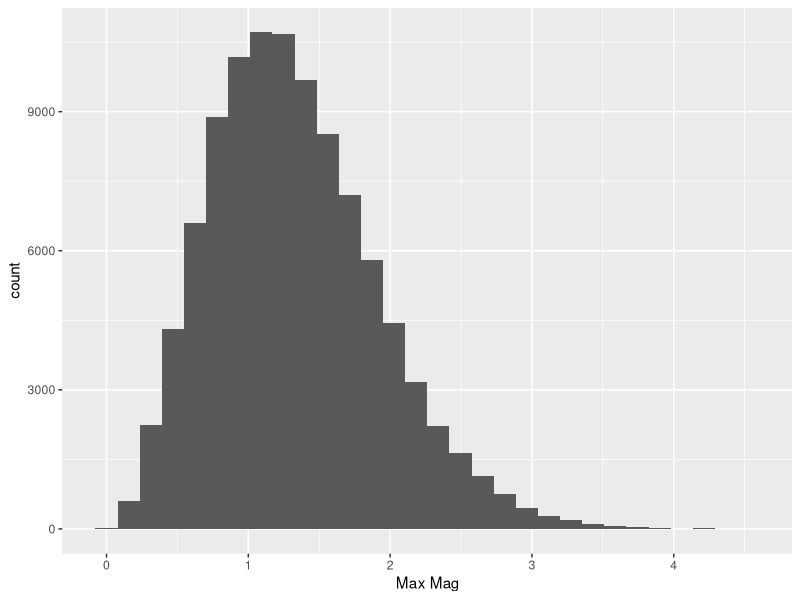
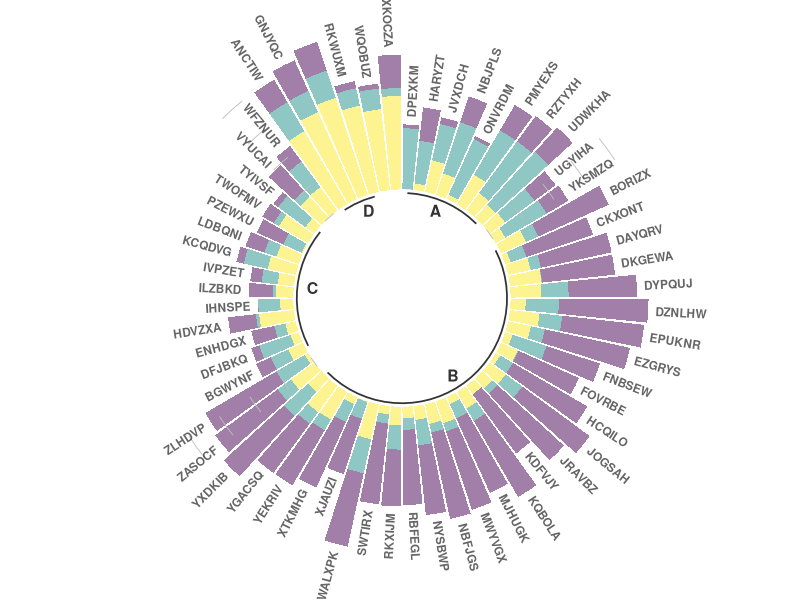

The R script that drew these images, in order:
### R code from vignette source '/home/mark/Documents/Teaching/sjtu/stats406-summer2021/lectures/week01/introduction_to_stats_406/lecture-core.Rnw'

###################################################
### code chunk number 1: lecture-core.Rnw:52-56
###################################################
options(width = 60, digits = 4)
set.seed(49482)
library(tidyverse)
library(ggplot2)


###################################################
### code chunk number 2: lecture-core.Rnw:121-126
###################################################
sample_max_mag <- function(n) {
    x <- rnorm(n)
    max(abs(x))
}
empirical_distrib <- replicate(100000, sample_max_mag(3))


###################################################
### code chunk number 3: lecture-core.Rnw:132-134
###################################################
# par(mar = c(4,4,2,2))
ggplot(data = data.frame(x = empirical_distrib), aes(x = x)) + geom_histogram() + labs(x = "Max Mag")# (empirical_distrib, breaks = 100, main = NA, xlab = "Harmonic Mean")


###################################################
### code chunk number 4: lecture-core.Rnw:141-142
###################################################
mean(empirical_distrib); var(empirical_distrib)


###################################################
### code chunk number 5: lecture-core.Rnw:146-147
###################################################
quantile(empirical_distrib, c(0.25, 0.5, 0.75))


###################################################
### code chunk number 6: lecture-core.Rnw:354-363
###################################################
# Create dataset
maxes <- c(rep(0.5, 10), rep(0.6, 30), rep(0.75, 14), rep(1, 6))
data=data.frame(
  individual= replicate(60, paste(sample(LETTERS, 6), collapse = "")),
  group=c( rep('A', 10), rep('B', 30), rep('C', 14), rep('D', 6)) ,
  value1 = 50 * c(runif(10, 0, 1), runif(30, 1.5, 2.5), runif(14, 0, 1), runif(6, 0, 1)),
  value2 = 50 * c(runif(10, 1, 2), runif(30, 0, 1), runif(14, 0, 1), runif(6, 0, 1)),
  value3 = 50 * c(runif(10, 0, 1), runif(30, 0, 1), runif(14, 0, 1), runif(6, 2, 3)))
data[c(1:2, 11:12, 55:56),]


###################################################
### code chunk number 7: lecture-core.Rnw:369-440
###################################################
# library
library(tidyverse)
library(viridis)
 
 
# Transform data in a tidy format (long format)
data = data %>% gather(key = "observation", value="value", -c(1,2)) 
 
# Set a number of 'empty bar' to add at the end of each group
empty_bar=2
nObsType=nlevels(as.factor(data$observation))
to_add = data.frame( matrix(NA, empty_bar*nlevels(data$group)*nObsType, ncol(data)) )
colnames(to_add) = colnames(data)
to_add$group=rep(levels(data$group), each=empty_bar*nObsType )
data=rbind(data, to_add)
data=data %>% arrange(group, individual)
data$id=rep( seq(1, nrow(data)/nObsType) , each=nObsType)
 
# Get the name and the y position of each label
label_data= data %>% group_by(id, individual) %>% summarize(tot=sum(value))
number_of_bar=nrow(label_data)
angle= 90 - 360 * (label_data$id-0.5) /number_of_bar     # I substract 0.5 because the letter must have the angle of the center of the bars. Not extreme right(1) or extreme left (0)
label_data$hjust<-ifelse( angle < -90, 1, 0)
label_data$angle<-ifelse(angle < -90, angle+180, angle)
 
# prepare a data frame for base lines
base_data=data %>% 
  group_by(group) %>% 
  summarize(start=min(id), end=max(id) - empty_bar) %>% 
  rowwise() %>% 
  mutate(title=mean(c(start, end)))
 
# prepare a data frame for grid (scales)
grid_data = base_data
grid_data$end = grid_data$end[ c( nrow(grid_data), 1:nrow(grid_data)-1)] + 1
grid_data$start = grid_data$start - 1
grid_data=grid_data[-1,]
 
# Make the plot
p = ggplot(data) +      
  
  # Add the stacked bar
  geom_bar(aes(x=as.factor(id), y=value, fill=observation), stat="identity", alpha=0.5) +
  scale_fill_viridis(discrete=TRUE) +
  
  # Add a val=100/75/50/25 lines. I do it at the beginning to make sur barplots are OVER it.
  geom_segment(data=grid_data, aes(x = end, y = 0, xend = start, yend = 0), colour = "grey", alpha=1, size=0.3 , inherit.aes = FALSE ) +
  geom_segment(data=grid_data, aes(x = end, y = 50, xend = start, yend = 50), colour = "grey", alpha=1, size=0.3 , inherit.aes = FALSE ) +
  geom_segment(data=grid_data, aes(x = end, y = 100, xend = start, yend = 100), colour = "grey", alpha=1, size=0.3 , inherit.aes = FALSE ) +
  geom_segment(data=grid_data, aes(x = end, y = 150, xend = start, yend = 150), colour = "grey", alpha=1, size=0.3 , inherit.aes = FALSE ) +
  geom_segment(data=grid_data, aes(x = end, y = 200, xend = start, yend = 200), colour = "grey", alpha=1, size=0.3 , inherit.aes = FALSE ) +
  
  # Add text showing the value of each 100/75/50/25 lines
  ylim(-150,max(label_data$tot, na.rm=T)) +
  theme_minimal() +
  theme(
    legend.position = "none",
    axis.text = element_blank(),
    axis.title = element_blank(),
    panel.grid = element_blank(),
    plot.margin = unit(rep(-1,4), "cm") 
  ) +
  coord_polar() +
  
  # Add labels on top of each bar
  geom_text(data=label_data, aes(x=id, y=tot+10, label=individual, hjust=hjust), color="black", fontface="bold",alpha=0.6, size=3, angle= label_data$angle, inherit.aes = FALSE ) +
  
  # Add base line information
  geom_segment(data=base_data, aes(x = start, y = -5, xend = end, yend = -5), colour = "black", alpha=0.8, size=0.6 , inherit.aes = FALSE )  +
  geom_text(data=base_data, aes(x = title, y = -18, label=group), hjust=c(1,1,0,0), colour = "black", alpha=0.8, size=4, fontface="bold", inherit.aes = FALSE)
print(p)


